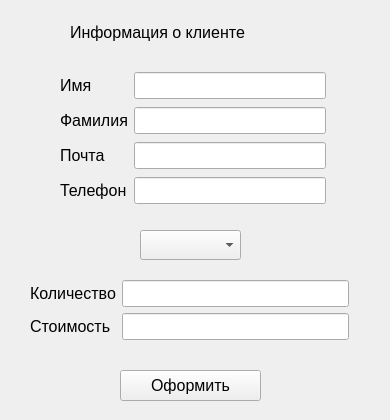
<?xml version="1.0" encoding="UTF-8"?>
<ui version="4.0">
 <class>order</class>
 <widget class="QWidget" name="order">
  <property name="geometry">
   <rect>
    <x>0</x>
    <y>0</y>
    <width>390</width>
    <height>420</height>
   </rect>
  </property>
  <property name="windowTitle">
   <string>Form</string>
  </property>
  <widget class="QPushButton" name="order_2">
   <property name="geometry">
    <rect>
     <x>120</x>
     <y>370</y>
     <width>141</width>
     <height>31</height>
    </rect>
   </property>
   <property name="font">
    <font>
     <pointsize>12</pointsize>
    </font>
   </property>
   <property name="text">
    <string>Оформить</string>
   </property>
  </widget>
  <widget class="QLabel" name="label_3">
   <property name="geometry">
    <rect>
     <x>110</x>
     <y>340</y>
     <width>16</width>
     <height>24</height>
    </rect>
   </property>
   <property name="font">
    <font>
     <pointsize>12</pointsize>
    </font>
   </property>
   <property name="text">
    <string/>
   </property>
  </widget>
  <widget class="QComboBox" name="comboBox">
   <property name="geometry">
    <rect>
     <x>140</x>
     <y>230</y>
     <width>101</width>
     <height>30</height>
    </rect>
   </property>
   <property name="font">
    <font>
     <pointsize>12</pointsize>
    </font>
   </property>
  </widget>
  <widget class="QLabel" name="label">
   <property name="geometry">
    <rect>
     <x>70</x>
     <y>20</y>
     <width>271</width>
     <height>24</height>
    </rect>
   </property>
   <property name="font">
    <font>
     <pointsize>12</pointsize>
    </font>
   </property>
   <property name="text">
    <string>Информация о клиенте</string>
   </property>
  </widget>
  <widget class="QWidget" name="">
   <property name="geometry">
    <rect>
     <x>60</x>
     <y>70</y>
     <width>266</width>
     <height>140</height>
    </rect>
   </property>
   <layout class="QGridLayout" name="gridLayout">
    <item row="0" column="0">
     <widget class="QLabel" name="label_5">
      <property name="font">
       <font>
        <pointsize>12</pointsize>
       </font>
      </property>
      <property name="text">
       <string>Имя</string>
      </property>
     </widget>
    </item>
    <item row="0" column="1">
     <widget class="QLineEdit" name="name">
      <property name="font">
       <font>
        <pointsize>12</pointsize>
       </font>
      </property>
      <property name="text">
       <string/>
      </property>
     </widget>
    </item>
    <item row="1" column="0">
     <widget class="QLabel" name="label_6">
      <property name="font">
       <font>
        <pointsize>12</pointsize>
       </font>
      </property>
      <property name="text">
       <string>Фамилия</string>
      </property>
     </widget>
    </item>
    <item row="1" column="1">
     <widget class="QLineEdit" name="surname">
      <property name="font">
       <font>
        <pointsize>12</pointsize>
       </font>
      </property>
     </widget>
    </item>
    <item row="2" column="0">
     <widget class="QLabel" name="label_7">
      <property name="font">
       <font>
        <pointsize>12</pointsize>
       </font>
      </property>
      <property name="text">
       <string>Почта</string>
      </property>
     </widget>
    </item>
    <item row="2" column="1">
     <widget class="QLineEdit" name="mail">
      <property name="font">
       <font>
        <pointsize>12</pointsize>
       </font>
      </property>
     </widget>
    </item>
    <item row="3" column="0">
     <widget class="QLabel" name="label_8">
      <property name="font">
       <font>
        <pointsize>12</pointsize>
       </font>
      </property>
      <property name="text">
       <string>Телефон</string>
      </property>
     </widget>
    </item>
    <item row="3" column="1">
     <widget class="QLineEdit" name="phone">
      <property name="font">
       <font>
        <pointsize>12</pointsize>
       </font>
      </property>
     </widget>
    </item>
   </layout>
  </widget>
  <widget class="QWidget" name="">
   <property name="geometry">
    <rect>
     <x>30</x>
     <y>280</y>
     <width>319</width>
     <height>98</height>
    </rect>
   </property>
   <layout class="QFormLayout" name="formLayout">
    <item row="1" column="0">
     <widget class="QLabel" name="label_2">
      <property name="font">
       <font>
        <pointsize>12</pointsize>
       </font>
      </property>
      <property name="text">
       <string>Стоимость</string>
      </property>
     </widget>
    </item>
    <item row="1" column="1">
     <widget class="QLineEdit" name="price">
      <property name="font">
       <font>
        <pointsize>12</pointsize>
       </font>
      </property>
     </widget>
    </item>
    <item row="0" column="0">
     <widget class="QLabel" name="label_4">
      <property name="font">
       <font>
        <pointsize>12</pointsize>
       </font>
      </property>
      <property name="text">
       <string>Количество</string>
      </property>
     </widget>
    </item>
    <item row="0" column="1">
     <widget class="QLineEdit" name="amount">
      <property name="font">
       <font>
        <pointsize>12</pointsize>
       </font>
      </property>
     </widget>
    </item>
   </layout>
  </widget>
 </widget>
 <resources/>
 <connections/>
</ui>
